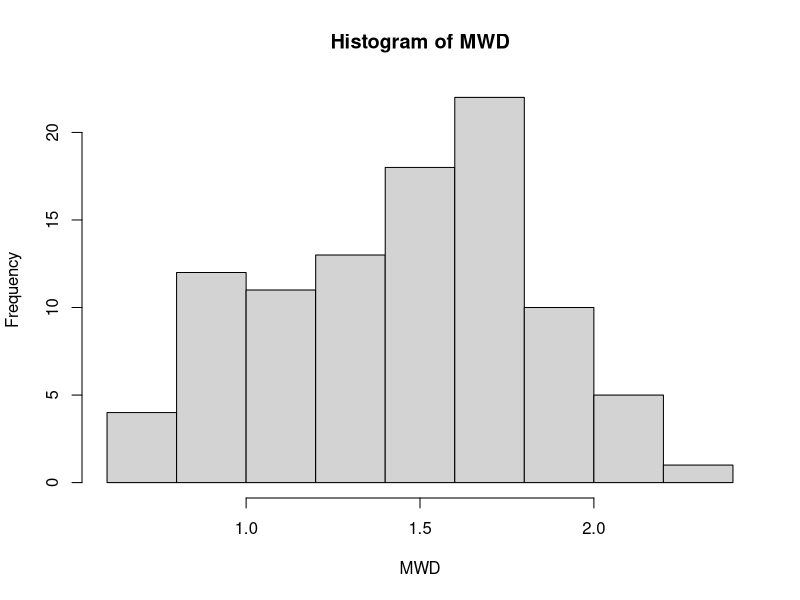
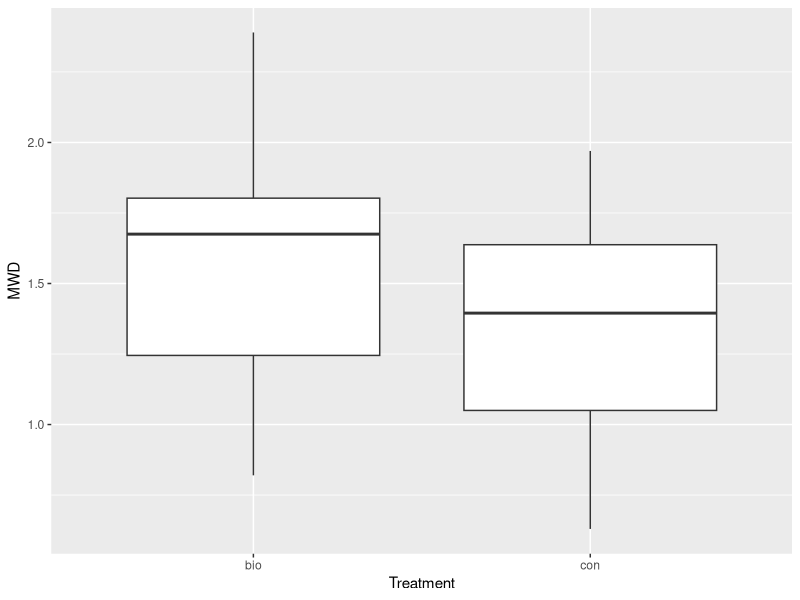
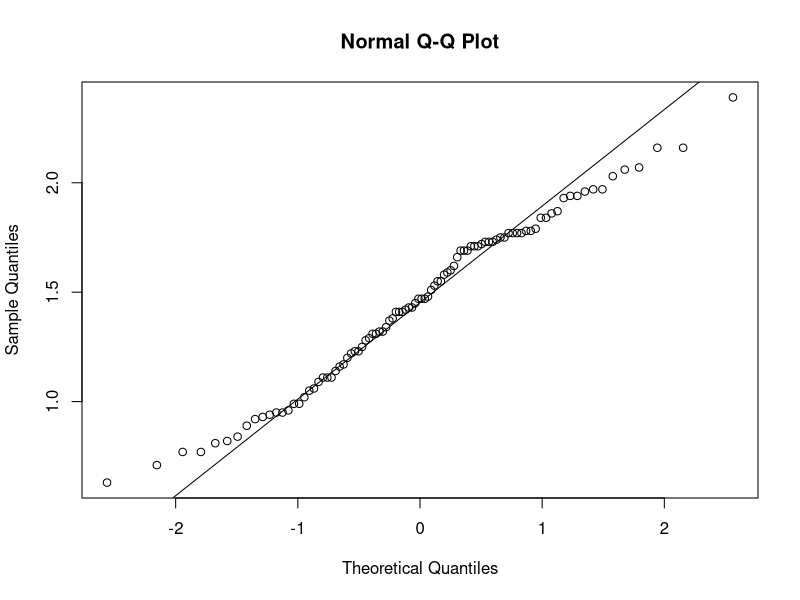
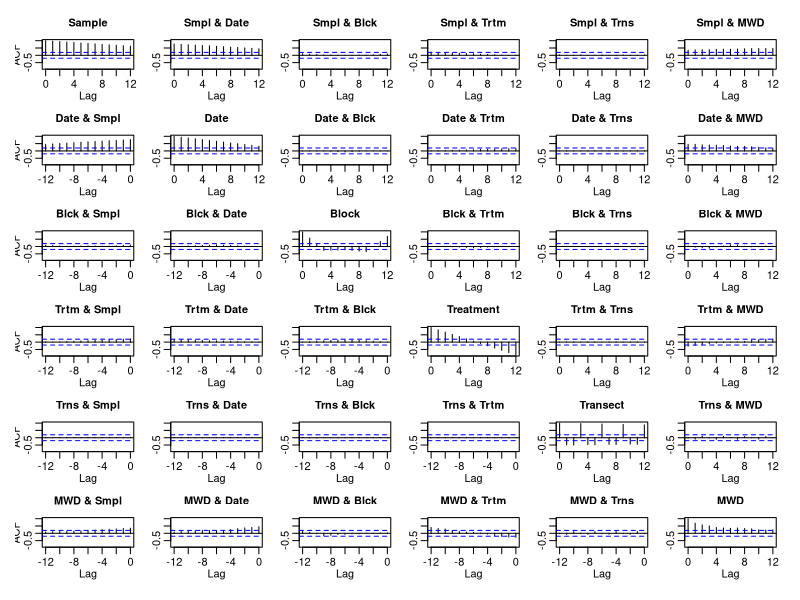
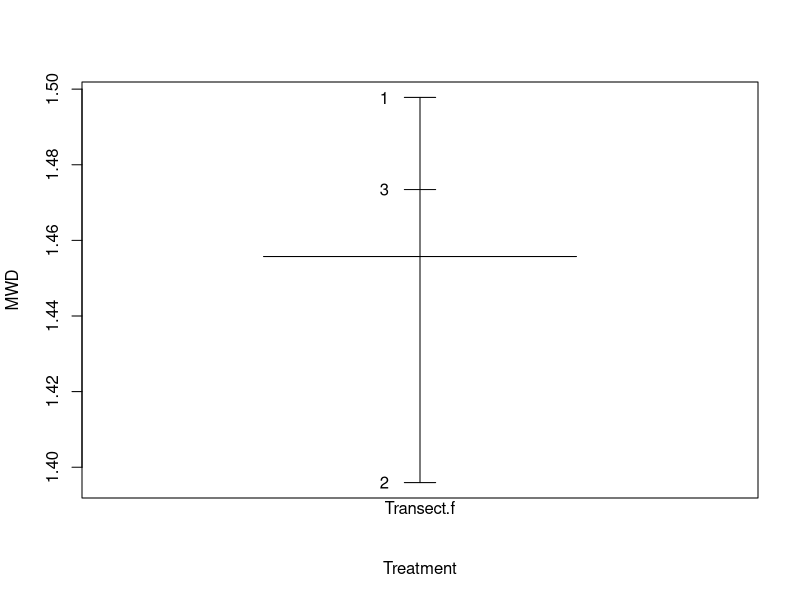
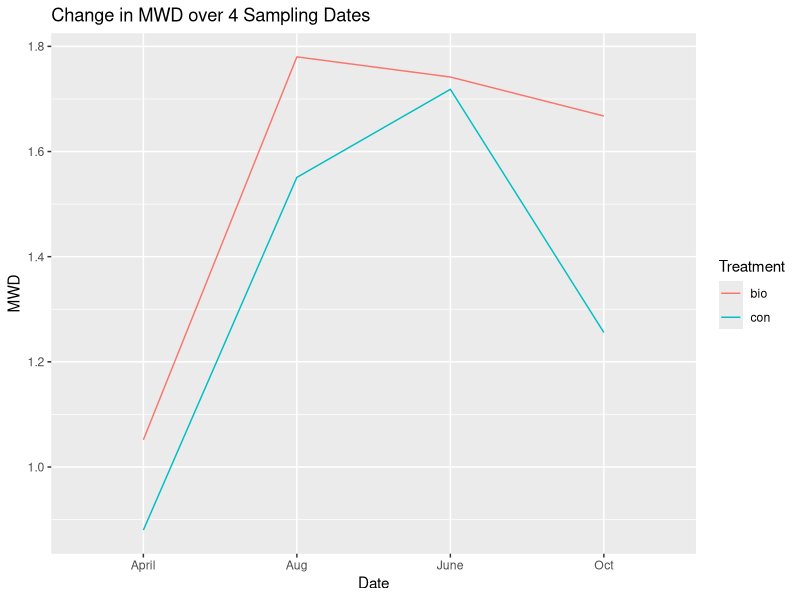
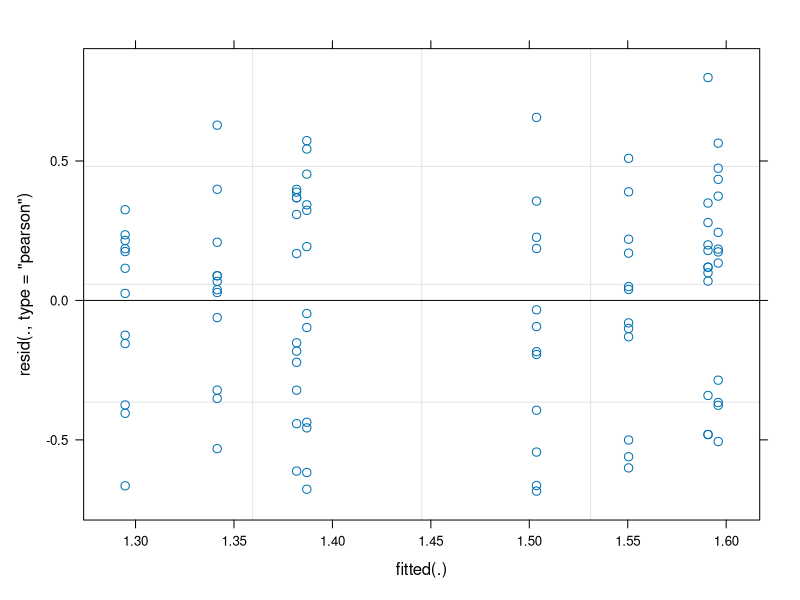
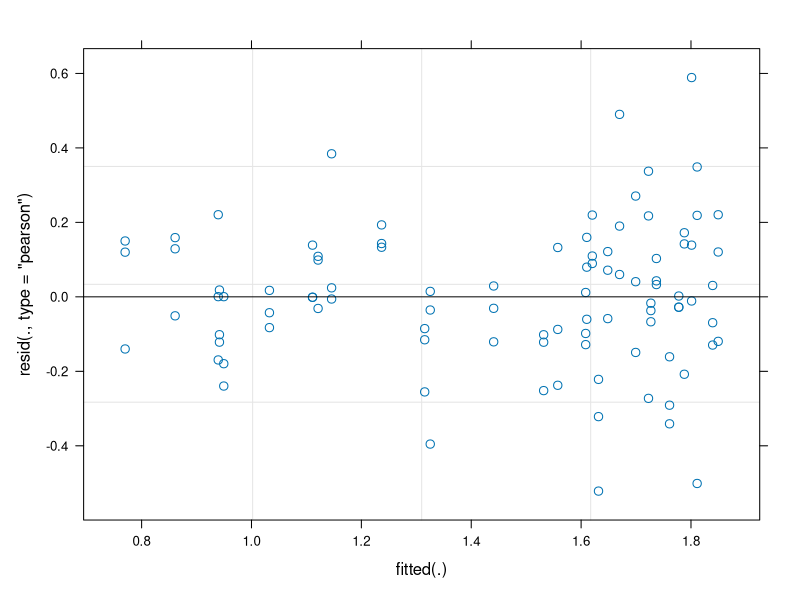

Write the R code that produced these figures, in order. (Note: this script raises an error after producing the figures.)
## ---- chunk 1
library("ggplot2")
library(lme4)
library(reshape2)
library(MASS)
library(dplyr)
library(base)
## ---- chunk 2
soil<-read.table("MWD.csv", sep = ",", header = T) 
head(soil)
str(soil)
with(soil,table(Treatment, Date))
group_by(soil,Date,Treatment) %>%
  summarise(mean(MWD))
## ---- chunk 3
hist(soil$MWD, xlab="MWD", main = "Histogram of MWD")

ggplot(aes(x=soil$Treatment,y=soil$MWD), data=soil) + geom_boxplot() + labs(y="MWD", x="Treatment", main="Boxplot of MWD for the Two Treatment Groups")
tapply(soil$MWD, soil$Treatment, mean)
tapply(soil$MWD, soil$Treatment, sd)

qqnorm(soil$MWD)
qqline(soil$MWD)

acf(soil)

Transect.f<-as.factor(soil$Transect)
plot.design(MWD~Treatment+Block+Date+Transect.f, data = soil, xlab="Treatment", ylab="MWD")

ggplot(soil, aes(x = Date, y = MWD, group = Treatment, colour = Treatment)) +
stat_summary(fun.y="mean", geom = "line") +
labs(x = "Date", title = "Change in MWD over 4 Sampling Dates")
## ---- chunk 4
soil.rcb1<-lmer(MWD~Treatment+(1|Block), soil)  
summary(soil.rcb1)
plot(soil.rcb1)
soil.rcb2<-lmer(MWD~1+(1|Block), soil)
summary(soil.rcb2)
anova(soil.rcb1,soil.rcb2)
## ---- chunk 5
soil.date1<-lmer(MWD~Treatment*Date+(1|Block), soil)
summary(soil.date1)
plot(soil.date1)
soil.date2<-lmer(MWD~Treatment+Date+(1|Block), soil)
summary(soil.date2)
plot(soil.date2)
anova(soil.date1,soil.date2)
## ---- chunk 6
pc <- read.csv("plant_cover.csv", header = T)
attach(pc)
str(pc)
Block.f <- as.factor(Block)
Transect.f <- as.factor(Transect)

group_by(pc,Block,Treatment) %>%
  summarise(mean(Cover.value), sd(Cover.value))

ggplot(aes(x = Block, y = Cover.value, group = Treatment, colour = Treatment), data = pc)+stat_summary(fun.y="mean", geom = "line")+labs(x = "Block", y = "Plant Cover Value", title = "Change in Cover Value over Different Blocks")

ggplot(aes(x = Block, y = Cover.class, group = Treatment, colour = Treatment), data = pc)+stat_summary(fun.y="mean", geom = "line")+labs(x = "Block", y = "Plant Cover Class", title = "Change in Cover Class over Different Blocks")

# From the plots above we can see Cover Class and Cover Value are almost the same in terms of changes with Treatment and within Blocks. We use Cover Value because it is closer to a continuous variable.
## ---- chunk 7
plot(Treatment, Cover.value)
# similar variability of cover value within two levels of treatment although strange behaviour of Control group

qqnorm(Cover.value)
# strange behaviour due to the fact that cover value is discrete
hist(Cover.value)
# not quite normal, heavy right tail

# I tried the following transformations to reduce right skewness but it does not seem to work well. I continued with non-transfromed response value in the analysis below, but this should be a concern?
hist(1/Cover.value)
Cover.value.log <- log(Cover.value)
hist(Cover.value.log)
Cover.value.sqrt <- sqrt(Cover.value)
hist(Cover.value.sqrt)

pc_sub <- pc[ ,c(3,4,5,9)]
acf(pc_sub)
# no multicolinearity within explnatory variables

# Residuals are checked in the next section after imposing each linear model.
## ---- chunk 8
pc <- read.csv("plant_cover.csv")
pc$Block <- as.factor(pc$Block)
pc.subset <- subset(pc, Species == "POPR")
subset.cv <- pc.subset[ ,c(3,4,9)]

Bio_B1_original1 <- 
  filter(subset.cv, Block == 1 & Treatment == "Biosolids") %>%
  select(Block)
zero_B <- list(rep(1, 19))
a<-rbind(zero_B, Bio_B1_original1)

Bio_B1_original2 <- 
  filter(subset.cv, Block == 1 & Treatment == "Biosolids") %>%
  select(Treatment)
zero_T <- list(rep("Biosolids", 19))
b<-rbind(zero_T, Bio_B1_original2)

Bio_B1_original3 <- 
  filter(subset.cv, Block == 1 & Treatment == "Biosolids") %>%
  select(Cover.value)
zero_C <- list(rep(0, 19))
c<-rbind(zero_C, Bio_B1_original3)

Bio_B1 <- cbind(a,b,c)

#----

Bio_B2_original1 <- 
  filter(subset.cv, Block == 2 & Treatment == "Biosolids") %>%
  select(Block)
zero_B <- list(rep(2, 36))
a<-rbind(zero_B, Bio_B2_original1)

Bio_B2_original2 <- 
  filter(subset.cv, Block == 2 & Treatment == "Biosolids") %>%
  select(Treatment)
zero_T <- list(rep("Biosolids", 36))
b<-rbind(zero_T, Bio_B2_original2)

Bio_B2_original3 <- 
  filter(subset.cv, Block == 2 & Treatment == "Biosolids") %>%
  select(Cover.value)
zero_C <- list(rep(0, 36))
c<-rbind(zero_C, Bio_B2_original3)

Bio_B2 <- cbind(a,b,c)

#------

Bio_B3_original1 <- 
  filter(subset.cv, Block == 3 & Treatment == "Biosolids") %>%
  select(Block)
zero_B <- list(rep(1, 21))
a<-rbind(zero_B, Bio_B3_original1)

Bio_B3_original2 <- 
  filter(subset.cv, Block == 3 & Treatment == "Biosolids") %>%
  select(Treatment)
zero_T <- list(rep("Biosolids", 21))
b<-rbind(zero_T, Bio_B3_original2)

Bio_B3_original3 <- 
  filter(subset.cv, Block == 3 & Treatment == "Biosolids") %>%
  select(Cover.value)
zero_C <- list(rep(0, 21))
c<-rbind(zero_C, Bio_B3_original3)

Bio_B3 <- cbind(a,b,c)

#-----------------------
Bio_B4_original1 <- 
  filter(subset.cv, Block == 4 & Treatment == "Biosolids") %>%
  select(Block)
zero_B <- list(rep(4, 9))
a<-rbind(zero_B, Bio_B4_original1)

Bio_B4_original2 <- 
  filter(subset.cv, Block == 4 & Treatment == "Biosolids") %>%
  select(Treatment)
zero_T <- list(rep("Biosolids", 9))
b<-rbind(zero_T, Bio_B4_original2)

Bio_B4_original3 <- 
  filter(subset.cv, Block == 4 & Treatment == "Biosolids") %>%
  select(Cover.value)
zero_C <- list(rep(0, 9))
c<-rbind(zero_C, Bio_B4_original3)

Bio_B4 <- cbind(a,b,c)

#-----------------------

Con_B1_original1 <- 
  filter(subset.cv, Block == 1 & Treatment == "Control") %>%
  select(Block)
zero_B <- list(rep(1, 47))
a<-rbind(zero_B, Con_B1_original1)

Con_B1_original2 <- 
  filter(subset.cv, Block == 1 & Treatment == "Control") %>%
  select(Treatment)
zero_T <- list(rep("Control", 47))
b<-rbind(zero_T, Con_B1_original2)

Con_B1_original3 <- 
  filter(subset.cv, Block == 1 & Treatment == "Control") %>%
  select(Cover.value)
zero_C <- list(rep(0, 47))
c<-rbind(zero_C, Con_B1_original3)

Con_B1 <- cbind(a,b,c)

#----

a <- matrix(2, 50, 1)

b <- matrix("Control", 50,1)

c <- matrix(0, 50,1)

Con_B2<-data.frame(cbind(a,b,c))
colnames(Con_B2)[1]<-"Block"
colnames(Con_B2)[2]<-"Treatment"
colnames(Con_B2)[3]<-"Cover.value"



#-------

Con_B3_original1 <- 
  filter(subset.cv, Block == 3 & Treatment == "Control") %>%
  select(Block)
zero_B <- list(rep(1, 49))
a<-rbind(zero_B, Con_B3_original1)

Con_B3_original2 <- 
  filter(subset.cv, Block == 3 & Treatment == "Control") %>%
  select(Treatment)
zero_T <- list(rep("Control", 49))
b<-rbind(zero_T, Con_B3_original2)

Con_B3_original3 <- 
  filter(subset.cv, Block == 3 & Treatment == "Control") %>%
  select(Cover.value)
zero_C <- list(rep(0, 49))
c<-rbind(zero_C, Con_B3_original3)

Con_B3 <- cbind(a,b,c)


#-------------------


Con_B4_original1 <- 
  filter(subset.cv, Block == 4 & Treatment == "Control") %>%
  select(Block)
zero_B <- list(rep(4, 49))
a<-rbind(zero_B, Con_B4_original1)

Con_B4_original2 <- 
  filter(subset.cv, Block == 4 & Treatment == "Control") %>%
  select(Treatment)
zero_T <- list(rep("Control", 49))
b<-rbind(zero_T, Con_B4_original2)

Con_B4_original3 <- 
  filter(subset.cv, Block == 4 & Treatment == "Control") %>%
  select(Cover.value)
zero_C <- list(rep(0, 49))
c<-rbind(zero_C, Con_B4_original3)

Con_B4 <- cbind(a,b,c)

#----------------------
dat <- rbind(Bio_B1, Bio_B2, Bio_B3, Bio_B4, Con_B1, Con_B2,Con_B3,Con_B4)

model1 <- lmer(as.numeric(Cover.value) ~ Treatment + (1|Block), data = dat)
model2 <- lmer(as.numeric(Cover.value) ~ (1|Block), data = dat)
anova(model1, model2)
## ---- chunk 9
pc.corr <- melt(tapply(pc$Cover.value, pc$Block, mean))
soil.june <- soil %>%
  filter(Date == "June")
soil.corr <- melt(tapply(soil.june$MWD, soil.june$Block, mean))
cor(pc.corr[2], soil.corr[2])
## ---- chunk 10
interaction.plot(soil$Treatment, soil$Block, soil$MWD, xlab="Treatment", ylab="MWD", main="Change in MWD over Treatments by Block")
## ---- chunk 11
boxcox(MWD~Block+Treatment, data=soil) # To see if transformation on y is needed
soil.rbd<-aov(MWD~Block+Treatment, soil)
summary(soil.rbd)
plot(soil.rbd)
## ---- chunk 12
boxcox(MWD~Block+Treatment*Date, data=soil)
soil.rbd2<-aov(sqrt(MWD)~Block+Treatment*Date, soil)
summary(soil.rbd2)
plot(soil.rbd2)
## ---- chunk 13
lmer1.1<-lmer(MWD~Block*Date*Treatment+(1|Transect.f), soil)
summary(lmer1.1)

lmer1.2<-lmer(MWD~Block*Date+(1|Transect.f), soil)
anova(lmer1.1,lmer1.2)
## ---- chunk 14
lmer2.1<-lmer(MWD~Block*Date*Treatment+(1|Treatment:Transect.f), soil)
summary(lmer2.1)

lmer2.2<-lmer(MWD~Block*Date+(1|Treatment:Transect.f), soil)
anova(lmer2.1,lmer2.2)
## ---- chunk 15
lmer3.1<-lmer(MWD~Block*Date*Treatment+(Date|Treatment:Transect.f), soil)
summary(lmer3.1)

lmer3.2<-lmer(MWD~Block*Date+(Date|Treatment:Transect.f), soil)
anova(lmer3.1,lmer3.2)
## ---- chunk 16
model1 <- aov(Cover.value ~ Block.f * Treatment * Transect.f)
summary(model1)
plot(resid(model1))
# lm output for comparing each level
summary(lm(Cover.value ~ Treatment*Block.f*Transect.f))
## ---- chunk 17
model2.1 <- lmer(Cover.value ~ Treatment+Block.f+(1|Transect.f))
summary(model2.1)
model2.2 <- lmer(Cover.value ~ 1+Block+(1|Transect.f))
anova(model2.2, model2.1)
## ---- chunk 18
model3.1 <- lmer(Cover.value ~ Treatment+Block.f+(1|Treatment:Transect.f))
summary(model3.1)
model3.2 <- lmer(Cover.value ~ 1+Block.f+(1|Treatment:Transect.f))
anova(model3.1, model3.2)
## ---- chunk 19
Cover.value.f <- as.factor(Cover.value)
model4.1 <- polr(Cover.value.f ~ Treatment+Block.f+Transect.f, Hess = T)
summary(model4.1)
model4.2 <- polr(Cover.value.f ~ 1+Block.f+Transect.f, Hess = T)
anova(model4.1, model4.2)
## ---- chunk 20
detach(pc)
